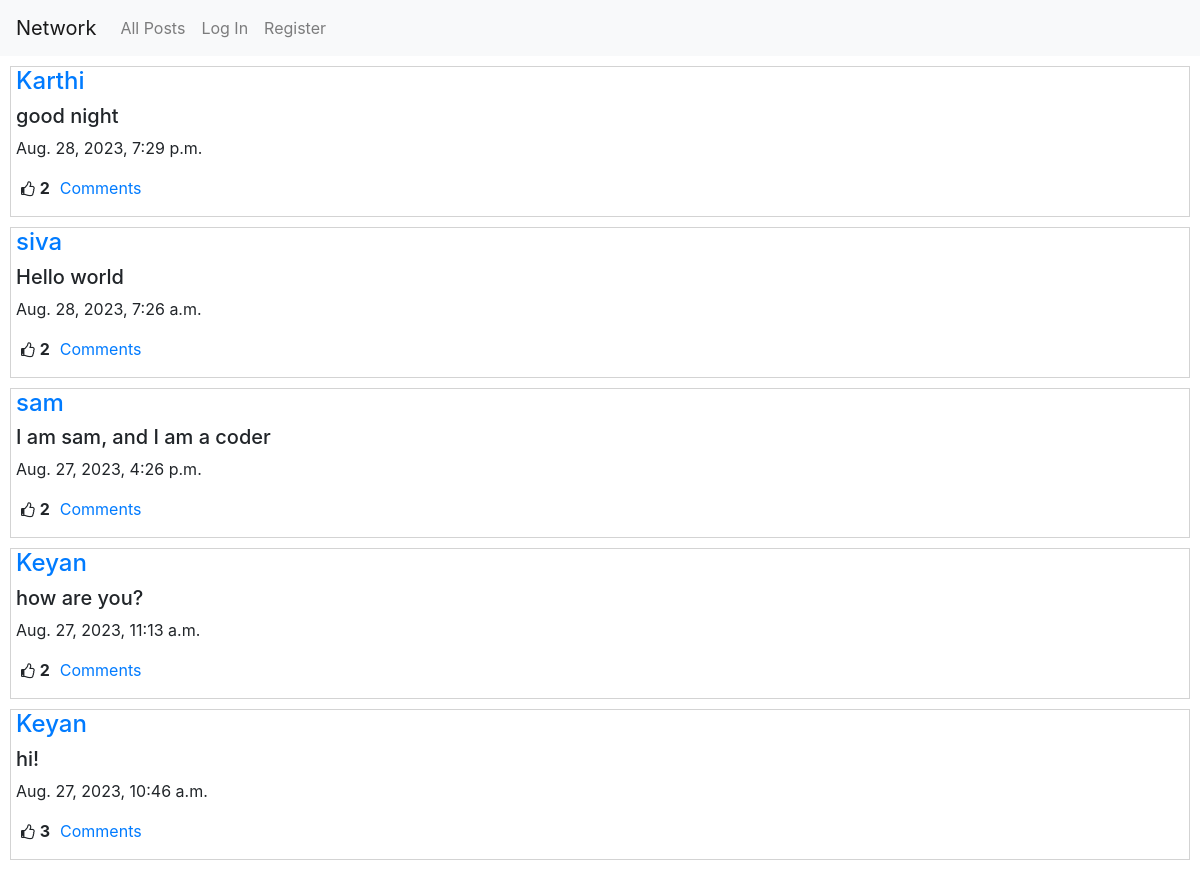
The page / on the database its author committed.
### network/models.py (models this page shows, shortened)
class Post(models.Model):
    creater = models.ForeignKey(User, related_name='my_name', on_delete=models.CASCADE)
    content = models.CharField(max_length=255)
    liked = models.ManyToManyField(User, related_name='liked_users_or_post' ,blank=True, null=True)
    time = models.DateTimeField(auto_now_add=True)

class User(AbstractUser):
    pass

### network/views.py (the view)
# urls.py: path("", views.index, name="index"),
def index(request):
    if request.method=="POST":
        form = PostForm(request.POST)
        if form.is_valid():
            post = form.save(commit=False)
            post.creater = request.user
            post.save()
            return HttpResponseRedirect( reverse("index"))
        else:
            return render(request, "network/index.html", {
                "form": form,
                "message": "Enter valid details"
                })
    else:
        user = request.user
        form = PostForm()
        all_posts = Post.objects.all().order_by('time').reverse()
        liked_posts = []
        posts_id = []
        for post in all_posts:
            if user in post.liked.all():
                liked_posts.append(post)
                posts_id.append(post.id)
        p = Paginator(all_posts, 10)
        page_no = request.GET.get('page')
        posts = p.get_page(page_no)
        return render(request, "network/index.html", {
                "form" : form,
                "posts": posts,
                "liked" : liked_posts,
                "p_id" : posts_id
            })

### network/templates/network/index.html (shortened to what this page needs)
{% extends "network/layout.html" %}
{% block body %}
{% for post in posts %}
<div class="posts">
<a href='{% url 'profile' post.creater.id %}'><h4>{{post.creater}}</h4></a>
<h5>{{post.content}}</h5>
<p>{{post.time}}</p>
<div class = 'd-flex justify-content-flex-start'>
<i style="font-size:16px" class="fa">&#xf087;</i><b><p id='count_{{post.id}}'>{{post.liked.count}}</p></b></li>
<a style='margin-left:10px' href='{% url 'readcomms' post.id %}' id='comm_a{{post.id}}'>Comments</a>
</div>
</div>
{% endfor %}
{% endblock %}

### network/static/network/styles.css (style rules this page uses)
.posts { display : flex; flex-direction: column; padding : 0px 5px; border : 1px solid lightgray; margin : 10px; }
i { margin : 5px; }

### rows shown on the page
Post: creater "Karthi", content "good night", time "Aug. 28, 2023, 7:29 p.m.", liked.count "2"
Post: creater "siva", content "Hello world", time "Aug. 28, 2023, 7:26 a.m.", liked.count "2"
Post: creater "sam", content "I am sam, and I am a coder", time "Aug. 27, 2023, 4:26 p.m.", liked.count "2"
Post: creater "Keyan", content "how are you?", time "Aug. 27, 2023, 11:13 a.m.", liked.count "2"
Post: creater "Keyan", content "hi!", time "Aug. 27, 2023, 10:46 a.m.", liked.count "3"
